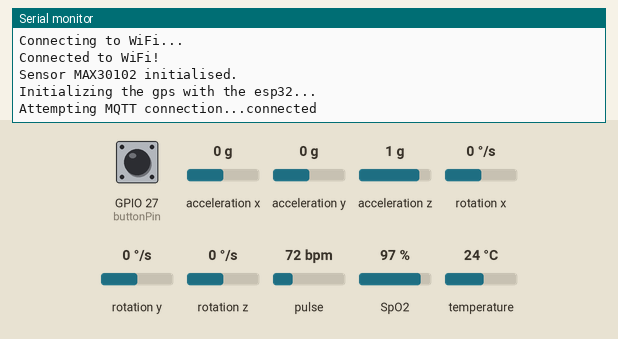
The sketch below on a simulated ESP32. Shown: the last lines printed to the serial monitor. The test bench sets the inputs (shaded band); at power-on: pulse 72 bpm, SpO2 97 %, GPIO 27 (buttonPin) HIGH, acceleration x 0 g, acceleration y 0 g, acceleration z 1 g, rotation x 0 °/s, rotation y 0 °/s, rotation z 0 °/s, temperature 24 °C. WiFi joins after 1.5 s; servers stay silent unless stated; no MQTT or app messages arrive unless stated.

Above: at 3.2 s.
3.3 s: pulse set to 42 bpm
At 5.0 s:
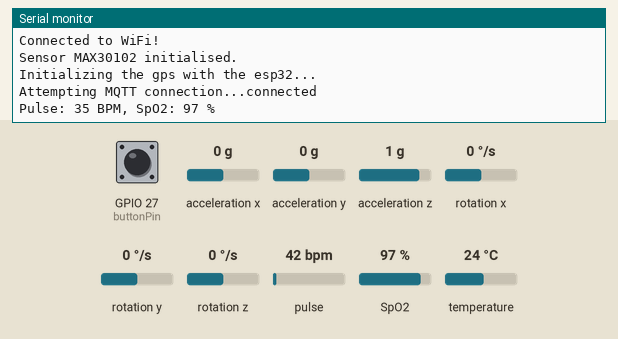
6.4 s: SpO2 set to 80 %
At 7.0 s:
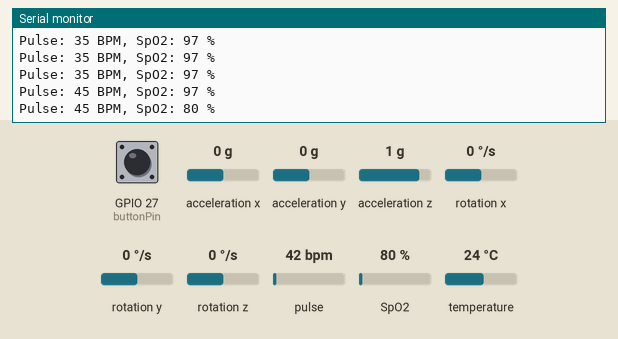
7.9 s: pulse set to 70 bpm
At 8.38 s:
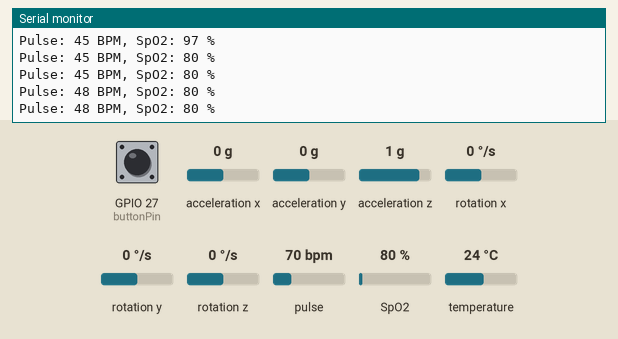
Timing chart, 0 to 10.9 s (numbered marks = the images above; inputs shaded):
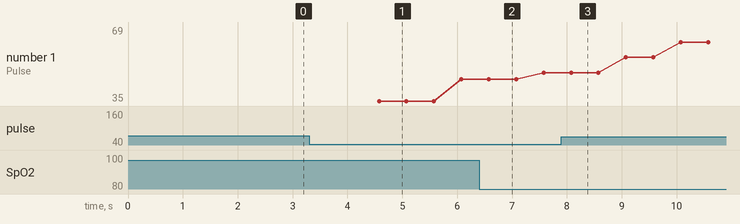

Measured:
- after the input at 3.3 s, the serial monitor: prints a new line after 1.3 s (image 1)
- after the input at 6.4 s, the serial monitor: prints a new line after 0.18 s (image 2)
- plotted number 1: 48 → 69 after the input at 7.9 s

The sketch:

full_program.ino
```cpp
#include <WiFi.h>          // For WiFi connection
#include <PubSubClient.h>   // For MQTT communication
#include <Adafruit_MPU6050.h> // For accelerometer and gyroscope
#include <MAX30105.h>  // For Oxygen/HeartRate sensors
#include <TinyGPS++.h>  // For GPS
#include <Wire.h>
#include "spo2_algorithm.h"
#include "heartRate.h"

// WiFi configuration
const char* ssid = "username";
const char* password = "password";


//MQTT configuration
const char* mqttServer = "mqtt.example.com";  // MQTT server address
const int mqttPort = 1883;                    // MQTT server port
const char* mqttUser = "mqttUser";            // MQTT username
const char* mqttPassword = "Pass";    // MQTT password

// Sensor initialization
TinyGPSPlus gps;
MAX30105 particleSensor;
Adafruit_MPU6050 mpu;
TwoWire accWire = TwoWire(0);;

// Define button pin
const int buttonPin = 27; // Pin for the button
bool lastButtonState = HIGH; // Previous button state

// Display configuration


// MQTT Client initialization
WiFiClient espClient;   // WiFi client
PubSubClient client(espClient);  // MQTT client


// GPS CONF
const int RXPin = 16;          // Pin RX of ESP32 for the GPS
const int TXPin = 17;          // Pin TX of ESP32 for el GPS
const uint32_t GPSBaud = 9600;

// Variables for oxygen
uint32_t irBuffer[100]; //infrared LED sensor data
uint32_t redBuffer[100];  //red LED sensor data
int32_t bufferLength = 100; //data length
int32_t spo2; //SPO2 value
int8_t validSPO2; //indicator to show if the SPO2 calculation is valid
int32_t heartRate; //heart rate value
int8_t validHeartRate; //indicator to show if the heart rate calculation is valid

// Variables for heart rate
const byte RATE_SIZE = 4; //Increase this for more averaging. 4 is good.
byte rates[RATE_SIZE]; //Array of heart rates
byte rateSpot = 0;
long lastBeat = 0; //Time at which the last beat occurred
float beatsPerMinute;
int beatAvg;

//variables for accelerometer
float ax;
float ay;
float az;

//variables for gps
float latitude = 0.0;
float longitude = 0.0;

//
String uniqueUserID = "";
// Setup and initialization
void setup() {

  // Unique ID from MAC address
  uniqueUserID = getMACAddressAsID();

  Serial.begin(115200);
  // Connect to WiFi
  WiFi.begin(ssid, password);
  while (WiFi.status() != WL_CONNECTED) {
    delay(1000);
    Serial.println("Connecting to WiFi...");
  }
  Serial.println("Connected to WiFi!");

  // Setup MQTT client
  client.setServer(mqttServer, mqttPort);  // Set MQTT server and port
  client.setCallback(mqttCallback);  // Set callback for receiving messages

  // Initialize sensors
  accWire.begin(33, 25);
  if (!mpu.begin(104, &accWire, 0)) {
    Serial.println("Error al encontrar el sensor MPU6050");
    while (1);
  }

  if (!particleSensor.begin(Wire, I2C_SPEED_FAST)) {
    Serial.println("Sensor MAX30102 was not found. Connect the sensor and reboot.");
    while (1);
  }
  Serial.println("Sensor MAX30102 initialised.");

  Serial2.begin(GPSBaud, SERIAL_8N1, RXPin, TXPin); // Serial2 for the GPS
  Serial.println("Initializing the gps with the esp32...");

  // Configure the sensor
  byte ledBrightness = 60; //Options: 0=Off to 255=50mA
  byte sampleAverage = 4; //Options: 1, 2, 4, 8, 16, 32
  byte ledMode = 2; //Options: 1 = Red only, 2 = Red + IR, 3 = Red + IR + Green
  byte sampleRate = 200; //Options: 50, 100, 200, 400, 800, 1000, 1600, 3200
  int pulseWidth = 118; //Options: 69, 118, 215, 411
  int adcRange = 4096; //Options: 2048, 4096, 8192, 16384
  particleSensor.setup(ledBrightness, sampleAverage, ledMode, sampleRate, pulseWidth, adcRange); // Settings to optimise SpO2 and pulse

  // Initialize Display


  // Set button pin
  pinMode(buttonPin, INPUT_PULLUP); // Use internal pull-up resistor
}

void loop() {
  // Maintain MQTT connection
  if (!client.connected()) {
    reconnect();
  }
  client.loop();  // Process incoming messages

  // Read button state to know whether the kid is sending a notification or not
  readButton();
  // Read sensor data
  readSensors();

  delay(1000); // Small delay (1sec)
}

void sendNotification() {
  if (client.connected()) {
    String message = "{\"message\":\"Your child is asking for help!\"}";
    String messageTopic = "data/" + uniqueUserID + "/SOS_messages";
    client.publish(messageTopic.c_str(), message.c_str());  // Publish message to the MQTT topic
    Serial.println("Notification sent via MQTT: " + message);
  } else {
    Serial.println("MQTT not connected");
  }
}

void readSensors() {
  // Read accelerometer/gyroscope data
  readAcc();
  //get data from oximeter
  readO2_pulse();
  //get info from gps
  readGPS();
  // Display this data on the display

}

// Function to get MAC address as a unique user ID
String getMACAddressAsID() {
  uint8_t mac[6];
  WiFi.macAddress(mac);

  // Convert MAC address to a string and use it as the user ID
  String macString = "";
  for (int i = 0; i < 6; i++) {
    macString += String(mac[i], HEX);
  }
  macString.toUpperCase();  // Convert to MAYUSC for consistency
  return macString;
}

void reconnect() {
  // Loop until connected to MQTT
  while (!client.connected()) {
    Serial.print("Attempting MQTT connection...");

    // Attempt to connect
    if (client.connect("ESP32Client", mqttUser, mqttPassword)) {
      Serial.println("connected");
      // Subscribe to all the topics
      String topic = "data/" + uniqueUserID + "/#";
      client.subscribe(topic.c_str());
    } else {
      Serial.print("failed, rc=");
      Serial.print(client.state());
      delay(5000);  // Wait 5 seconds before retrying
    }
  }
}

void mqttCallback(char* topic, byte* payload, unsigned int length) {
  // Handle incoming messages from MQTT topics
  String message = "";
  for (unsigned int i = 0; i < length; i++) {
    message += (char)payload[i];
  }
  Serial.println("Received message: " + message);
}

void readGPS() {
  while (Serial2.available() > 0) {
      gps.encode(Serial2.read()); // Decode data from GPS
      if (gps.location.isUpdated()) {
      latitude = gps.location.lat();
      longitude = gps.location.lng();
    }
  }
}

void readO2_pulse()
{
  //read the first 100 samples, and determine the signal range
  for (byte i = 0 ; i < bufferLength ; i++)
  {
    while (particleSensor.available() == false) //do we have new data?
      particleSensor.check(); //Check the sensor for new data

    redBuffer[i] = particleSensor.getRed();
    irBuffer[i] = particleSensor.getIR();
    particleSensor.nextSample(); //We're finished with this sample so move to next sample

    if (checkForBeat(irBuffer[i]) == true) {
      //We sensed a beat!
      long delta = millis() - lastBeat;
      lastBeat = millis();

      beatsPerMinute = 60 / (delta / 1000.0);

      if (beatsPerMinute < 255 && beatsPerMinute > 20) {
        rates[rateSpot++] = (byte)beatsPerMinute; //Store this reading in the array
        rateSpot %= RATE_SIZE; //Wrap variable

        //Take average of readings
        beatAvg = 0;
        for (byte x = 0 ; x < RATE_SIZE ; x++)
          beatAvg += rates[x];
        beatAvg /= RATE_SIZE;
      }
    }
  }

  //calculate heart rate and SpO2 after first 100 samples (first 4 seconds of samples)
  maxim_heart_rate_and_oxygen_saturation(irBuffer, bufferLength, redBuffer, &spo2, &validSPO2, &heartRate, &validHeartRate);

  //Continuously taking samples from MAX30102.  Heart rate and SpO2 are calculated every 1 second
  while (1)
  {
    //dumping the first 25 sets of samples in the memory and shift the last 75 sets of samples to the top
    for (byte i = 25; i < 100; i++)
    {
      redBuffer[i - 25] = redBuffer[i];
      irBuffer[i - 25] = irBuffer[i];
    }

    //take 25 sets of samples before calculating the heart rate.
    for (byte i = 75; i < 100; i++)
    {
      while (particleSensor.available() == false) //do we have new data?
        particleSensor.check(); //Check the sensor for new data

      redBuffer[i] = particleSensor.getRed();
      irBuffer[i] = particleSensor.getIR();
      particleSensor.nextSample(); //We're finished with this sample so move to next sample

      if (checkForBeat(irBuffer[i]) == true) {
        //We sensed a beat!
        long delta = millis() - lastBeat;
        lastBeat = millis();

        beatsPerMinute = 60 / (delta / 1000.0);

        if (beatsPerMinute < 255 && beatsPerMinute > 20) {
          rates[rateSpot++] = (byte)beatsPerMinute; //Store this reading in the array
          rateSpot %= RATE_SIZE; //Wrap variable

          //Take average of readings
          beatAvg = 0;
          for (byte x = 0 ; x < RATE_SIZE ; x++)
            beatAvg += rates[x];
          beatAvg /= RATE_SIZE;
        }
      }
    }

    //After gathering 25 new samples recalculate HR and SP02
    maxim_heart_rate_and_oxygen_saturation(irBuffer, bufferLength, redBuffer, &spo2, &validSPO2, &heartRate, &validHeartRate);

    // Print the results
    Serial.print("Pulse: ");
    Serial.print(beatAvg);
    Serial.print(" BPM");
    if (validSPO2) {
      Serial.print(", SpO2: ");
      Serial.print(spo2);
      Serial.println(" %");
    } else {
      Serial.println(", SpO2 not valid");
    }
  }
}

void readAcc(){
  sensors_event_t a, g, temp;
  mpu.getEvent(&a, &g, &temp);
  // Get accelerometer data
  ax = a.acceleration.x;
  ay = a.acceleration.y;
  az = a.acceleration.z;
}

void sendDataMQTT(){
// Create JSON message with sensor's data
  String accData = "{";
  accData += "\"ax\": " + String(ax, 2) + ",";
  accData += "\"ay\": " + String(ay, 2) + ",";
  accData += "\"az\": " + String(az, 2) + "}";

  String gpsData = "{";
  gpsData += "\"longitude\": " + String(longitude, 2) + ",";
  gpsData += "\"latitude\": " + String(latitude, 2) + "}";

  String pulseData = "{\"heartRate\": " + String(heartRate, 2) + "}";

  String o2Data = "{\"oxygenLevel\": " + String(spo2, 2) + "}";

  // Send the data via MQTT
  if (client.connected()) {
    String o2Topic = "data/" + uniqueUserID + "/o2" ;
    String pulseTopic = "data/" + uniqueUserID + "/pulse";
    String gpsTopic = "data/" + uniqueUserID + "/gps";
    String accTopic = "data/" + uniqueUserID + "/acc";

    client.publish(o2Topic.c_str(), o2Data.c_str());
    client.publish(pulseTopic.c_str(), pulseData.c_str());
    client.publish(gpsTopic.c_str(), gpsData.c_str());
    client.publish(accTopic.c_str(), accData.c_str());
    Serial.println("Sensor data sent via MQTT");
  } else {
    Serial.println("MQTT not connected");
  }

}

void readButton(){
  bool currentButtonState = digitalRead(buttonPin);

  // Check if button has been pressed
  if (lastButtonState == HIGH && currentButtonState == LOW) {
    digitalWrite(2, HIGH);
    sendNotification();  // Send notification when button is pressed
    delay(2000);  // Wait 2 sec to avoid bouncing
    digitalWrite(2, LOW);
  }
  lastButtonState = currentButtonState;
}
```
